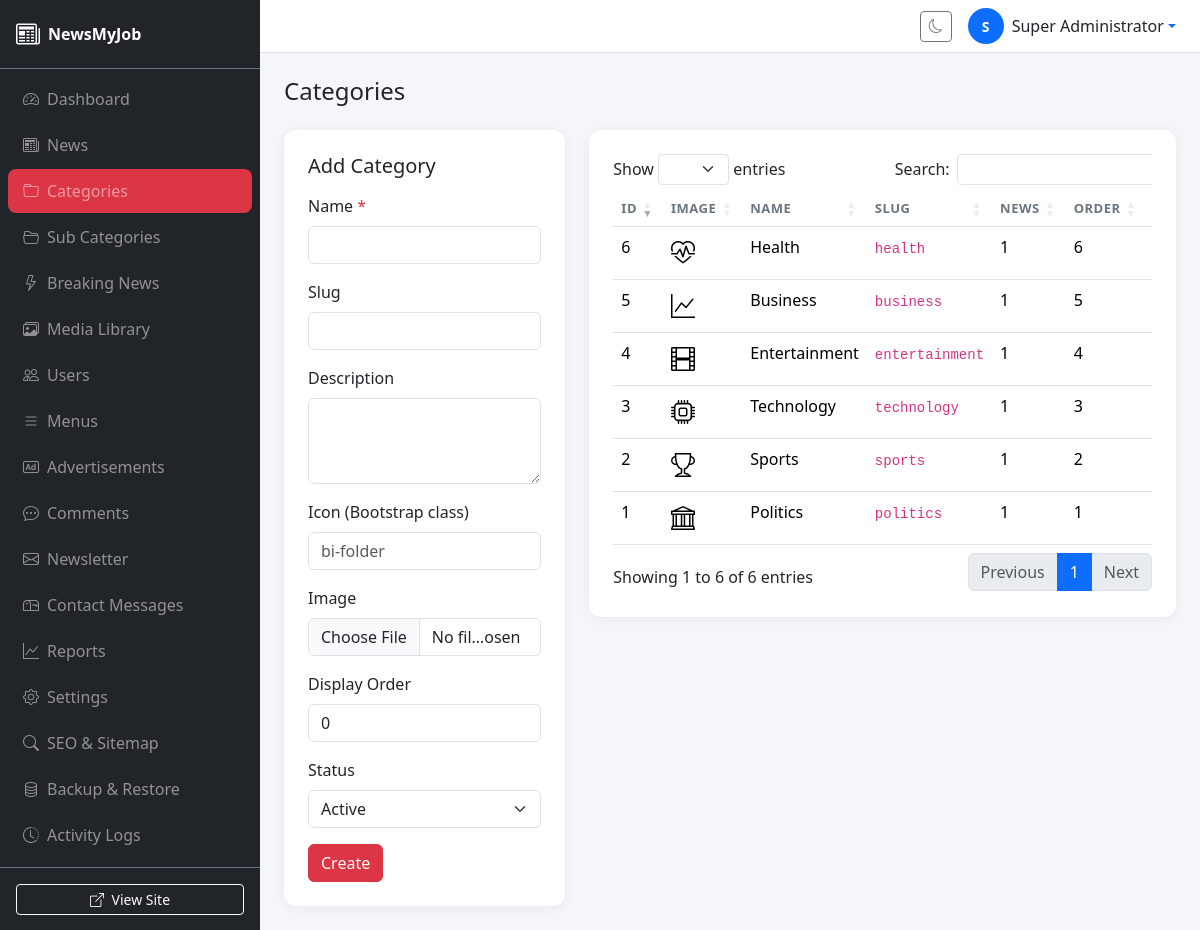
Screenshot of /admin/categories.php (signed in) with the database file from the repository.
### tables this page shows
CREATE TABLE `categories` (
  `id` int(11) UNSIGNED NOT NULL AUTO_INCREMENT,
  `name` varchar(100) NOT NULL,
  `slug` varchar(120) NOT NULL,
  `description` text DEFAULT NULL,
  `image` varchar(255) DEFAULT NULL,
  `icon` varchar(100) DEFAULT NULL,
  `status` enum('active','inactive') NOT NULL DEFAULT 'active',
  `display_order` int(11) NOT NULL DEFAULT 0,
  `meta_title` varchar(255) DEFAULT NULL,
  `meta_description` text DEFAULT NULL,
  `created_at` datetime NOT NULL DEFAULT CURRENT_TIMESTAMP,
  `updated_at` datetime NOT NULL DEFAULT CURRENT_TIMESTAMP ON UPDATE CURRENT_TIMESTAMP,
  PRIMARY KEY (`id`),
  UNIQUE KEY `slug` (`slug`)
);

### functions/helpers.php (called while the page is built, shortened)
<?php
function e(?string $string): string
{
    return htmlspecialchars($string ?? '', ENT_QUOTES, 'UTF-8');
}

### includes/bootstrap.php (called while the page is built, shortened)
<?php
require_once APP_ROOT . '/includes/Database.php';
require_once APP_ROOT . '/functions/helpers.php';
spl_autoload_register(function (string $class): void {
    foreach (['/models/', '/controllers/'] as $dir) {
        $file = APP_ROOT . $dir . $class . '.php';
        if (file_exists($file)) {
            return;
        }
    }
});

### config/database.php (called while the page is built, shortened)
<?php
return [
    'host'     => 'localhost',
    'dbname'   => 'newsmyjob',
    'username' => 'root',
    'password' => '',
    'charset'  => 'utf8mb4',
    'options'  => [
        PDO::ATTR_ERRMODE            => PDO::ERRMODE_EXCEPTION,
        PDO::ATTR_DEFAULT_FETCH_MODE => PDO::FETCH_ASSOC,
        PDO::ATTR_EMULATE_PREPARES   => false,
    ],
];

### includes/Database.php (called while the page is built, shortened)
<?php
class Database
{
    private static ?PDO $instance = null;
    public static function getInstance(): PDO
    {
        if (self::$instance === null) {
            $config = require APP_ROOT . '/config/database.php';
            $dsn = sprintf(
                'mysql:host=%s;dbname=%s;charset=%s',
                $config['host'],
                $config['dbname'],
                $config['charset']
            );
            self::$instance = new PDO(
                $dsn,
                $config['username'],
                $config['password'],
                $config['options']
            );
        }
        return self::$instance;
    }
}

### models/CategoryModel.php (called while the page is built, shortened)
<?php
class CategoryModel
{
    private PDO $db;
    public function __construct()
    {
        $this->db = Database::getInstance();
    }
    public function getAll(?string $status = null): array
    {
        if ($status) {
            $stmt = $this->db->prepare('SELECT c.*, (SELECT COUNT(*) FROM news n WHERE n.category_id = c.id AND n.status = "published") as news_count FROM categories c WHERE c.status = ? ORDER BY c.display_order ASC, c.name ASC');
            $stmt->execute([$status]);
        } else {
            $stmt = $this->db->query('SELECT c.*, (SELECT COUNT(*) FROM news n WHERE n.category_id = c.id) as news_count FROM categories c ORDER BY c.display_order ASC, c.name ASC');
        }
        return $stmt->fetchAll();
    }
}

### admin/categories.php (the view, shortened to what this page needs)
<?php
require_once dirname(__DIR__) . '/includes/bootstrap.php';
$categoryModel = new CategoryModel();
$editItem = null;
$categories = $categoryModel->getAll();
require VIEWS_PATH . '/admin/includes/header.php';
require VIEWS_PATH . '/admin/includes/sidebar.php';
?>
<div class="admin-content">
    <?php require VIEWS_PATH . '/admin/includes/navbar.php'; ?>
    <div class="p-4">
        <div class="d-flex justify-content-between align-items-center mb-4">
            <h4 class="mb-0">Categories</h4>
        </div>
        <div class="row g-4">
            <div class="col-lg-4">
                <div class="content-card">
                    <h5 class="mb-3"><?= $editItem ? 'Edit Category' : 'Add Category' ?></h5>
                    <form method="POST" enctype="multipart/form-data">
                        <div class="mb-3">
                            <label class="form-label">Name <span class="text-danger">*</span></label>
                            <input type="text" name="name" id="title" class="form-control" value="<?= e($editItem['name'] ?? '') ?>" required>
                        </div>
                        <div class="mb-3">
                            <label class="form-label">Slug</label>
                            <input type="text" name="slug" id="slug" class="form-control" value="<?= e($editItem['slug'] ?? '') ?>" <?= $editItem ? 'data-manual="true"' : '' ?>>
                        </div>
                        <div class="mb-3">
                            <label class="form-label">Description</label>
                            <textarea name="description" class="form-control" rows="3"><?= e($editItem['description'] ?? '') ?></textarea>
                        </div>
                        <div class="mb-3">
                            <label class="form-label">Icon (Bootstrap class)</label>
                            <input type="text" name="icon" class="form-control" value="<?= e($editItem['icon'] ?? '') ?>" placeholder="bi-folder">
                        </div>
                        <div class="mb-3">
                            <label class="form-label">Image</label>
                            <input type="file" name="image" class="form-control" accept="image/*">
                        </div>
                        <div class="mb-3">
                            <label class="form-label">Display Order</label>
                            <input type="number" name="display_order" class="form-control" value="<?= e($editItem['display_order'] ?? '0') ?>" min="0">
                        </div>
                        <div class="mb-3">
                            <label class="form-label">Status</label>
                            <select name="status" class="form-select">
                                <option value="active" <?= ($editItem['status'] ?? 'active') === 'active' ? 'selected' : '' ?>>Active</option>
                            </select>
                        </div>
                        <div class="d-flex gap-2">
                            <button type="submit" class="btn btn-danger"><?= $editItem ? 'Update' : 'Create' ?></button>
                        </div>
                    </form>
                </div>
            </div>
            <div class="col-lg-8">
                <div class="content-card">
                    <div class="table-responsive">
                        <table class="table table-hover datatable">
                            <thead>
                                <tr><th>ID</th><th>Image</th><th>Name</th><th>Slug</th><th>News</th><th>Order</th><th>Status</th><th>Actions</th></tr>
                            </thead>
                            <tbody>
                                <?php foreach ($categories as $cat): ?>
                                <tr>
                                    <td><?= $cat['id'] ?></td>
                                    <td>
                                        <?php if ($cat['image']): ?>
                                        <img src="<?= uploadUrl($cat['image']) ?>" alt="" class="rounded" style="width:40px;height:40px;object-fit:cover;">
                                        <?php else: ?>
                                        <i class="bi <?= e($cat['icon'] ?? 'bi-folder') ?> fs-4"></i>
                                        <?php endif; ?>
                                    </td>
                                    <td><?= e($cat['name']) ?></td>
                                    <td><code><?= e($cat['slug']) ?></code></td>
                                    <td><?= $cat['news_count'] ?? 0 ?></td>
                                    <td><?= $cat['display_order'] ?></td>
                                    <td><span class="badge bg-<?= $cat['status'] === 'active' ? 'success' : 'secondary' ?>"><?= ucfirst($cat['status']) ?></span></td>
                                </tr>
                                <?php endforeach; ?>
                            </tbody>
                        </table>
                    </div>
                </div>
            </div>
        </div>
    </div>
</div>
<?php require VIEWS_PATH . '/admin/includes/footer.php'; ?>

### assets/css/admin.css (style rules this page uses)
:root { --sidebar-width: 260px; --primary-color: #dc3545; --sidebar-bg: #1a1d21; }
body { font-family: 'Segoe UI', system-ui, sans-serif; background: #f4f6f9; }
.admin-content { margin-left: var(--sidebar-width); width: calc(100% - var(--sidebar-width)); min-height: 100vh; }
.content-card { background: #fff; border-radius: 12px; box-shadow: 0 2px 12px rgba(0,0,0,0.06); padding: 24px; }
.table th { font-weight: 600; font-size: 13px; text-transform: uppercase; letter-spacing: 0.5px; color: #6c757d; }

### rows the page displays
categories: id "1", name "Politics", slug "politics", news_count "1", display_order "1"
categories: id "2", name "Sports", slug "sports", news_count "1", display_order "2"
categories: id "3", name "Technology", slug "technology", news_count "1", display_order "3"
categories: id "4", name "Entertainment", slug "entertainment", news_count "1", display_order "4"
categories: id "5", name "Business", slug "business", news_count "1", display_order "5"
categories: id "6", name "Health", slug "health", news_count "1", display_order "6"

### other values shown
setting('site_name', 'NewsMyJob') "NewsMyJob"
$item['label'] "Dashboard"
$item['label'] "News"
$item['label'] "Categories"
$item['label'] "Sub Categories"
$item['label'] "Breaking News"
$item['label'] "Media Library"
$item['label'] "Users"
$item['label'] "Menus"
$item['label'] "Advertisements"
$item['label'] "Comments"
$item['label'] "Newsletter"
$item['label'] "Contact Messages"
$item['label'] "Reports"
$item['label'] "Settings"
